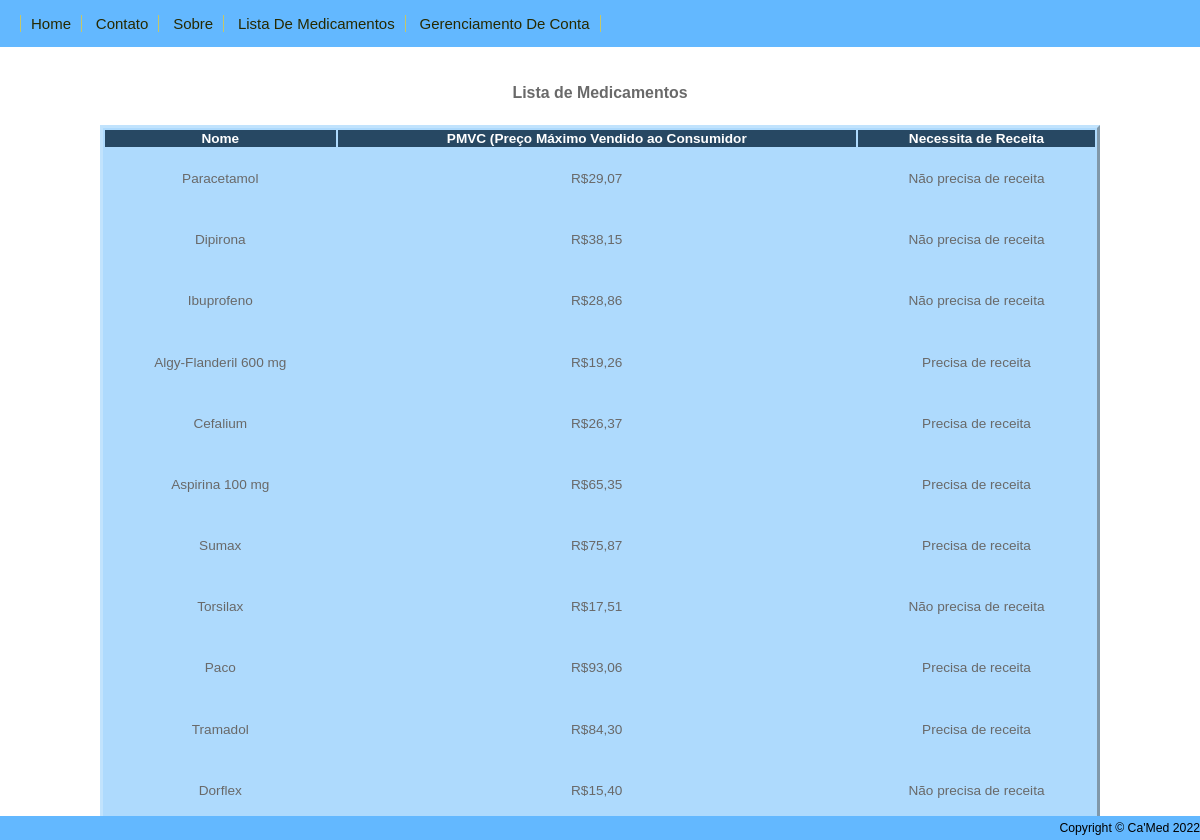
/consulta.php, run on the app's committed database.
### tables this page shows
CREATE TABLE `medicamento` (
  `idMedicamento` int(11) NOT NULL,
  `nomeMedicamento` varchar(100) NOT NULL,
  `pmvc` varchar(100) NOT NULL,
  `necessarioReceita` varchar(100) NOT NULL
);

### consulta.php (the view, shortened to what this page needs)
<?php
include_once 'header.php';
include_once 'conexao.php';
?>
<div class="row">
	<br><h3>Lista de Medicamentos</h3><br>
	<center><table class="table">
		<thead>
			<tr>
				<th>Nome</th>
				<th>PMVC (Preço Máximo Vendido ao Consumidor</th>
				<th>Necessita de Receita</th>
			</tr>
		</thead>
		<tbody>
			<?php
			$sql="SELECT * FROM medicamento";
			$resultado= mysqli_query($conexao,$sql);
			if (mysqli_num_rows($resultado)>0):
				while($dados =mysqli_fetch_array($resultado)):
?>
			<tr>
				<td><?php echo $dados['nomeMedicamento'];?></td>
				<td><?php echo $dados['pmvc'];?></td>
				<td><?php echo $dados['necessarioReceita'];?></td>
			</tr>
<?php
			endwhile;
			endif;
?>
		</tbody>
	</table></center>
	<br>
</div>
<?php include_once 'footer.php';?>

### header.php (shortened to what this page needs)
<!DOCTYPE html>
<html>
<head>
	<link rel="stylesheet" href="CSS/estilo.css" type="text/css" media="screen">
</head>
<body>
	<header id="miniMenu">
		<ul>
			<li><a href="home.php">Home</a></li>
			<li><a href="contato.php">Contato</a></li>
			<li><a href="sobre.php">Sobre</a></li>
			<li><a href="consulta.php">Lista De Medicamentos</a></li>
			<li><a href="gerenciamentodeconta.php">Gerenciamento De Conta</a></li>
		</ul>
	</header>

### footer.php
	<footer id="footer">
	Copyright © Ca'Med 2022
	</footer>
</body>
</html>

### CSS/estilo.css (style rules this page uses)
html { height: 100%; }
body { margin: 0; padding: 0; font: 85% arial, hevetica, sans-serif; text-align: center; color: #696969; background: #696969 url(img_39.gif) repeat 0 0; background-color: #FFFFFF; min-height: 100%; }
a:link { color: #696969; }
h1, h2, h3, h4, h5, h6 { margin: 0 0 .5em; }
#miniMenu { background: #63B8FF; color: #63B8FF; padding: 15px 0; margin-bottom: 22px; text-align: left; }
#miniMenu ul { margin: 0 0 0 20px; padding: 0; list-style-type: none; border-left: 1px solid #C4C769; height: auto; }
#miniMenu li { display: inline; padding: 0 10px; border-right: 1px solid #C4C769; font-size: 15px; }
#miniMenu li a { text-decoration: none; color: #272900; }
#footer { clear: both; color: #000000; text-align: right; width: 100%; font-size: 90%; background-color: #63B8FF; padding: 5px 0; position: absolute; bottom: 0; }
.table { background: #AEDAFD; border-color: #c1e3fd; border-style: outset; height: 700px; width: 1000px; }
tr { text-align: center; }
th { background: #274863; color: white; }

### data on the page
medicamento: nomeMedicamento "Paracetamol", pmvc "R$29,07", necessarioReceita "Não precisa de receita"
medicamento: nomeMedicamento "Dipirona", pmvc "R$38,15", necessarioReceita "Não precisa de receita"
medicamento: nomeMedicamento "Ibuprofeno", pmvc "R$28,86", necessarioReceita "Não precisa de receita"
medicamento: nomeMedicamento "Algy-Flanderil 600 mg", pmvc "R$19,26", necessarioReceita "Precisa de receita"
medicamento: nomeMedicamento "Cefalium", pmvc "R$26,37", necessarioReceita "Precisa de receita"
medicamento: nomeMedicamento "Aspirina 100 mg", pmvc "R$65,35", necessarioReceita "Precisa de receita"
medicamento: nomeMedicamento "Sumax", pmvc "R$75,87", necessarioReceita "Precisa de receita"
medicamento: nomeMedicamento "Torsilax", pmvc "R$17,51", necessarioReceita "Não precisa de receita"
medicamento: nomeMedicamento "Paco", pmvc "R$93,06", necessarioReceita "Precisa de receita"
medicamento: nomeMedicamento "Tramadol", pmvc "R$84,30", necessarioReceita "Precisa de receita"
medicamento: nomeMedicamento "Dorflex", pmvc "R$15,40", necessarioReceita "Não precisa de receita"
